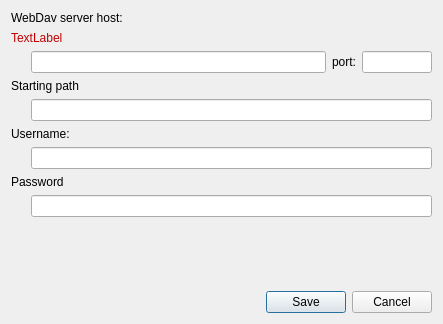
<?xml version="1.0" encoding="UTF-8"?>
<ui version="4.0">
 <class>WebDavDeviceConfigDialog</class>
 <widget class="QDialog" name="WebDavDeviceConfigDialog">
  <property name="geometry">
   <rect>
    <x>0</x>
    <y>0</y>
    <width>443</width>
    <height>324</height>
   </rect>
  </property>
  <property name="windowTitle">
   <string>Configure WebDav device</string>
  </property>
  <layout class="QVBoxLayout" name="verticalLayout">
   <item>
    <widget class="QLabel" name="label">
     <property name="text">
      <string>WebDav server host:</string>
     </property>
    </widget>
   </item>
   <item>
    <widget class="QLabel" name="serverHostPortErrorLabel">
     <property name="palette">
      <palette>
       <active>
        <colorrole role="WindowText">
         <brush brushstyle="SolidPattern">
          <color alpha="255">
           <red>192</red>
           <green>0</green>
           <blue>0</blue>
          </color>
         </brush>
        </colorrole>
       </active>
       <inactive>
        <colorrole role="WindowText">
         <brush brushstyle="SolidPattern">
          <color alpha="255">
           <red>192</red>
           <green>0</green>
           <blue>0</blue>
          </color>
         </brush>
        </colorrole>
       </inactive>
       <disabled>
        <colorrole role="WindowText">
         <brush brushstyle="SolidPattern">
          <color alpha="255">
           <red>141</red>
           <green>138</green>
           <blue>136</blue>
          </color>
         </brush>
        </colorrole>
       </disabled>
      </palette>
     </property>
     <property name="text">
      <string>TextLabel</string>
     </property>
    </widget>
   </item>
   <item>
    <layout class="QHBoxLayout" name="horizontalLayout_2">
     <property name="leftMargin">
      <number>20</number>
     </property>
     <item>
      <widget class="QLineEdit" name="serverHost"/>
     </item>
     <item>
      <widget class="QLabel" name="label_2">
       <property name="text">
        <string>port:</string>
       </property>
      </widget>
     </item>
     <item>
      <widget class="QLineEdit" name="serverPort">
       <property name="maximumSize">
        <size>
         <width>70</width>
         <height>16777215</height>
        </size>
       </property>
       <property name="inputMask">
        <string/>
       </property>
      </widget>
     </item>
    </layout>
   </item>
   <item>
    <widget class="QLabel" name="label_5">
     <property name="text">
      <string>Starting path</string>
     </property>
    </widget>
   </item>
   <item>
    <layout class="QHBoxLayout" name="horizontalLayout_5">
     <property name="leftMargin">
      <number>20</number>
     </property>
     <item>
      <widget class="QLineEdit" name="path"/>
     </item>
    </layout>
   </item>
   <item>
    <widget class="QLabel" name="label_3">
     <property name="text">
      <string>Username:</string>
     </property>
    </widget>
   </item>
   <item>
    <layout class="QHBoxLayout" name="horizontalLayout_3">
     <property name="leftMargin">
      <number>20</number>
     </property>
     <item>
      <widget class="QLineEdit" name="username"/>
     </item>
    </layout>
   </item>
   <item>
    <widget class="QLabel" name="label_4">
     <property name="text">
      <string>Password</string>
     </property>
    </widget>
   </item>
   <item>
    <layout class="QHBoxLayout" name="horizontalLayout_4">
     <property name="leftMargin">
      <number>20</number>
     </property>
     <item>
      <widget class="QLineEdit" name="password"/>
     </item>
    </layout>
   </item>
   <item>
    <spacer name="verticalSpacer">
     <property name="orientation">
      <enum>Qt::Vertical</enum>
     </property>
     <property name="sizeHint" stdset="0">
      <size>
       <width>17</width>
       <height>5</height>
      </size>
     </property>
    </spacer>
   </item>
   <item>
    <widget class="QDialogButtonBox" name="buttonBox">
     <property name="orientation">
      <enum>Qt::Horizontal</enum>
     </property>
     <property name="standardButtons">
      <set>QDialogButtonBox::Cancel|QDialogButtonBox::Save</set>
     </property>
    </widget>
   </item>
  </layout>
 </widget>
 <resources/>
 <connections>
  <connection>
   <sender>buttonBox</sender>
   <signal>accepted()</signal>
   <receiver>WebDavDeviceConfigDialog</receiver>
   <slot>accept()</slot>
   <hints>
    <hint type="sourcelabel">
     <x>248</x>
     <y>254</y>
    </hint>
    <hint type="destinationlabel">
     <x>157</x>
     <y>274</y>
    </hint>
   </hints>
  </connection>
  <connection>
   <sender>buttonBox</sender>
   <signal>rejected()</signal>
   <receiver>WebDavDeviceConfigDialog</receiver>
   <slot>reject()</slot>
   <hints>
    <hint type="sourcelabel">
     <x>316</x>
     <y>260</y>
    </hint>
    <hint type="destinationlabel">
     <x>286</x>
     <y>274</y>
    </hint>
   </hints>
  </connection>
 </connections>
</ui>
